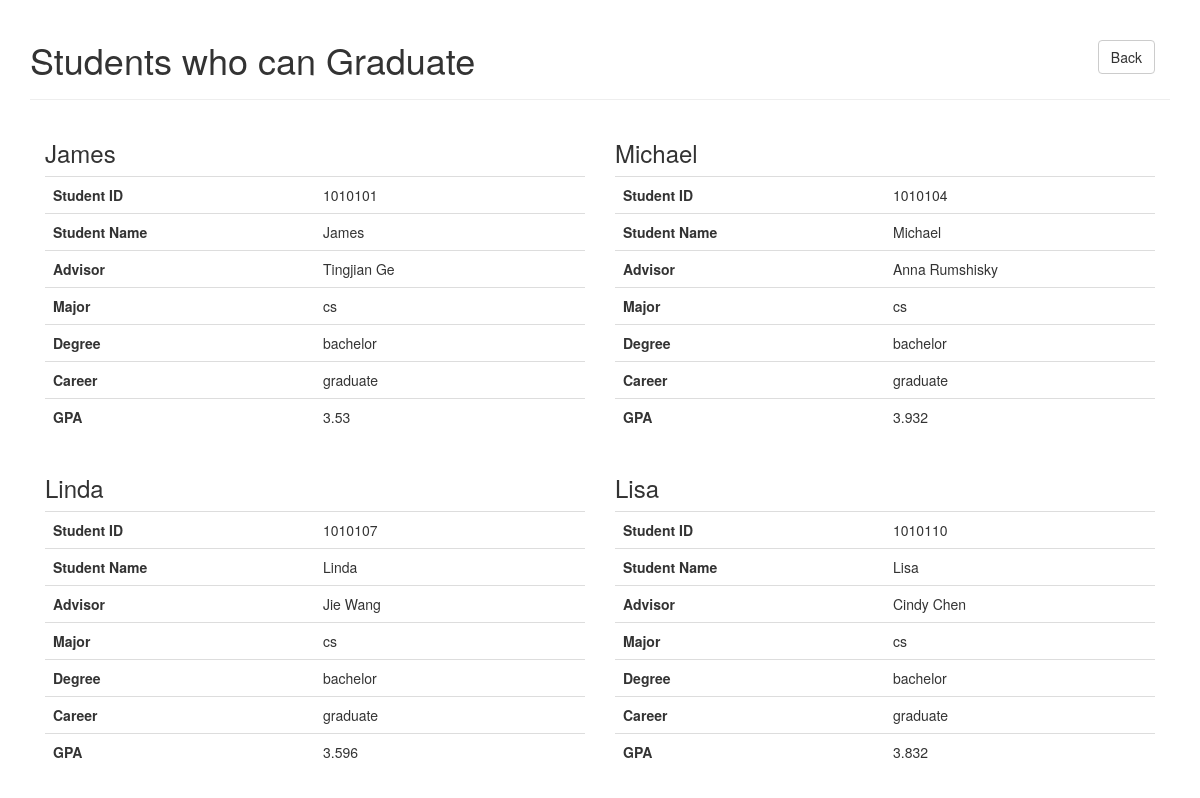
Screenshot of /studentsGraduating.php with the database file from the repository.
### tables this page shows
CREATE TABLE `students` (
  `SID` int(11) NOT NULL,
  `name` varchar(255) DEFAULT NULL,
  `IID` int(11) DEFAULT NULL,
  `major` varchar(255) DEFAULT NULL,
  `degreeHeld` varchar(255) DEFAULT NULL,
  `career` varchar(255) DEFAULT NULL,
  PRIMARY KEY (`SID`),
  KEY `IID` (`IID`),
  CONSTRAINT `students_ibfk_1` FOREIGN KEY (`IID`) REFERENCES `instructors` (`IID`) ON DELETE CASCADE ON UPDATE CASCADE
);

CREATE TABLE `instructors` (
  `IID` int(11) NOT NULL,
  `name` varchar(255) DEFAULT NULL,
  `rank` varchar(255) DEFAULT NULL,
  PRIMARY KEY (`IID`)
);

### html/functions.php (the view, shortened to what this page needs)
<?php
  function doQuery($query) {
    $con = new mysqli("localhost", "root", "", "GradStudents");
    $result = $con->query($query);
    return $result;
  }
  function calculateGPA($SID) {
    $possibleGrades = array("A"  => 4.00,
                            "A-" => 3.66,
                            "B+" => 3.33,
                            "B"  => 3.00,
                            "B-" => 2.66,
                            "C+" => 2.33,
                            "C"  => 2.00,
                            "F"  => 0.00);
    $enrolled = doQuery("SELECT CID, grade FROM enrollment WHERE SID = '$SID'");
    $grade = 0;
    $count = 0;
    while($row = $enrolled->fetch_assoc()) {
      $course = doQuery("SELECT groupID FROM courses WHERE CID =".$row['CID'])->fetch_assoc();
      if ($course['groupID'] > 0) {
        $grade += $possibleGrades[$row['grade']];
        $count++;
      }
    }
    $grade /= $count;
    return $grade;
  }
  function displayStudentInfo($SID) {
      $student = doQuery("SELECT * FROM students WHERE SID = '$SID'")->fetch_assoc();
      $instructor = doQuery("SELECT name FROM instructors WHERE IID =".$student['IID'])->fetch_assoc();
      echo '
      <div class="table-responsive">
        <table class="table table-hover">
          <tr>
            <th class="col-md-2">Student ID</th>
            <td class="col-md-2">', $SID, '</td>
          </tr>
          <tr>
            <th class="col-md-2">Student Name</th>
            <td class="col-md-2">', $student['name'], '</td>
          </tr>
          <tr>
            <th class="col-md-2">Advisor</th>
            <td class="col-md-2">', $instructor['name'], '</td>
          </tr>
          <tr>
            <th class="col-md-2">Major</th>
            <td class="col-md-2">', $student['major'], '</td>
          </tr>
          <tr>
            <th class="col-md-2">Degree</th>
            <td class="col-md-2">', $student['degreeHeld'], '</td>
          </tr>
          <tr>
            <th class="col-md-2">Career</th>
            <td class="col-md-2">', $student['career'], '</td>
          </tr>
          <tr>
            <th class="col-md-2">GPA</th>
            <td class="col-md-2">', calculateGPA($SID), '</td>
          </tr>
        </table>
      </div>';
  }
  function returnStudentGraduationStatus($SID) {
    $credits     = 0;
    $grade       = 0;
    $counter     = 0;
    $lessThanB   = 0;
    $groups      = array(0, 0, 0, 0, 0);
    $canGraduate = 1;
    $possibleGrades = array("A"  => 4.00,
                            "A-" => 3.66,
                            "B+" => 3.33,
                            "B"  => 3.00,
                            "B-" => 2.66,
                            "C+" => 2.33,
                            "C"  => 2.00,
                            "F"  => 0.00);
    $enrolled = doQuery("SELECT * FROM enrollment WHERE SID = '$SID'");
    while($row = $enrolled->fetch_assoc()) {
      $class = doQuery("SELECT * FROM courses WHERE CID =".$row['CID'])->fetch_assoc();
      if ($class['groupID'] > 0) {
        if ($class['name'] == 'Algorithms')
          $groups[1] = 1;
        elseif ($class['groupID'] > 1)
          $groups[$class['groupID']] = 1;
        $credits += $class['credits'];
        $grade   += $possibleGrades[$row['grade']];
        $counter += 1;
        if ($possibleGrades[$row['grade']] < $possibleGrades['B'])
          $lessThanB += 1;
      }
    }
    $grade /= $counter;
    if ($credits < 30) {
      $canGraduate = 0;
    }
    if ($groups[1] == 0) {
      $canGraduate = 0;
    }
    if ($groups[4] == 0) {
      $canGraduate = 0;
    }
    if ($grade < $possibleGrades['B']) {
      $canGraduate = 0;
    }
    if ($lessThanB > 2) {
      $canGraduate = 0;
    }
    $conditions = doQuery("SELECT CID FROM conditions
                          WHERE SID = '$SID' AND
                                CID NOT IN (SELECT CID FROM enrollment
                                            WHERE SID = '$SID')");
    while($row = $conditions->fetch_assoc()) {
      $canGraduate = 0;
    }
    return $canGraduate;
  }
?>

### html/studentsGraduating.php (shortened to what this page needs)
<!DOCTYPE html>
<html lang="en">
  <head>
    <?php
      include('head.php'); include('functions.php');
    ?>
  <body>
    <div class="container">
      <div class='page-header'>
        <div class='btn-toolbar pull-right'>
          <div class="col-md-2">
            <a href="index.php" class="btn btn-default" role="button">Back</a>
          </div>
        </div>
        <h1>Students who can Graduate</h1>
      </div>
      <?php
        $students = doQuery("SELECT SID, name FROM students");
        while ($row = $students->fetch_assoc()) {
          if (returnStudentGraduationStatus($row['SID'])) {
            echo '<div class="col-xs-6">
              <h3>', $row['name'], '</h3>';
              displayStudentInfo($row['SID']);
            echo '</div>';
          }
        }
      ?>
    </div>
  </body>
</html>

### html/head.php (shortened to what this page needs)
<link rel="stylesheet" href="https://maxcdn.bootstrapcdn.com/bootstrap/3.3.6/css/bootstrap.min.css">

### html/head.php (style rules this page uses)
body { background: white !important; }

### rows the page displays
students: name "James", SID "1010101", IID.name "Tingjian Ge", major "cs", degreeHeld "bachelor", career "graduate", SID "3.53"
students: name "Michael", SID "1010104", IID.name "Anna Rumshisky", major "cs", degreeHeld "bachelor", career "graduate", SID "3.932"
students: name "Linda", SID "1010107", IID.name "Jie Wang", major "cs", degreeHeld "bachelor", career "graduate", SID "3.596"
students: name "Lisa", SID "1010110", IID.name "Cindy Chen", major "cs", degreeHeld "bachelor", career "graduate", SID "3.832"
